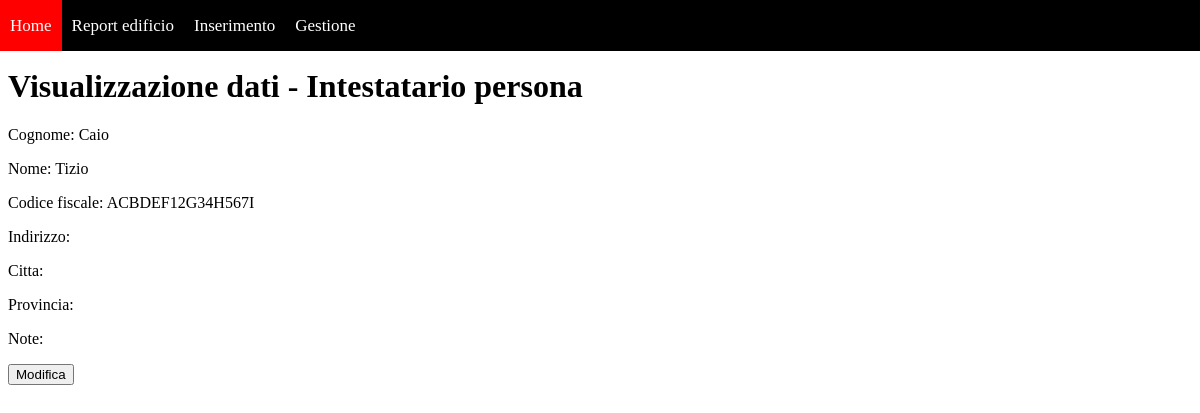
The page /reports/anagrafica.php?persona=1935 (signed in) on the database its author committed.
### tables this page shows
CREATE TABLE IF NOT EXISTS `intestatari_persone` (
  `ID` int(10) unsigned NOT NULL AUTO_INCREMENT,
  `Cognome` char(60) NOT NULL,
  `Nome` char(40) NOT NULL,
  `Codice_fiscale` char(16) NOT NULL,
  `Indirizzo` char(50) DEFAULT NULL,
  `Citta` char(40) DEFAULT NULL,
  `Provincia` char(2) DEFAULT NULL,
  `Note` varchar(255) DEFAULT NULL,
  PRIMARY KEY (`Codice_fiscale`),
  UNIQUE KEY `ID` (`ID`),
  KEY `Cognome` (`Cognome`,`Nome`)
);

### lib/db.php (called while the page is built, shortened)
<?php
    class DB extends PDO{
        public function __construct($ini = NULL) {
            $ini = $ini??parse_ini_file(INI_DIR.DB::DB_FILE, TRUE)['pe'];
        }
        public function ql($sql, $params=NULL, $fetchType = PDO::FETCH_ASSOC) {
            try {
                $stmt = $this->prepare($sql);
                $stmt->execute($params);
                $righe_estratte = [];
                while ($riga = $stmt->fetch($fetchType))
                    $righe_estratte[] = $riga;
                return $righe_estratte;
            }catch (PDOException $e){
                $this->rollback();
                throw new PDOException($e);
            }
        }
    }

### reports/anagrafica.php (the view, shortened to what this page needs)
<html>
<head>
	<link rel="stylesheet" type="text/css" href="../css/utils_bar.css">
</head>
<body style="padding-top: 60px;">
<?php
    include_once '../controls.php';
    $c = new Controls();
    $c->includeHTML('../htmlUtils/utils_bar.html');
    $sql = '';
    $id = '';
    $type = '';
    if($c->check(['persona'], $_REQUEST)){
        $sql = 'SELECT Cognome, Nome, Codice_fiscale, Indirizzo, Citta, Provincia, Note
                    FROM intestatari_persone
                    WHERE ID = ?';
        $id = $_REQUEST['persona'];
        $type = 'Intestatario persona';
    }else if($c->check(['societa'], $_REQUEST)){
        $sql = 'SELECT Intestazione, Partita_iva, Indirizzo, Citta, Provincia, Note
                    FROM intestatari_societa
                    WHERE ID = ?';
        $id = $_REQUEST['societa'];
        $type = 'Intestatario società';
    }else if($c->check(['tecnico'], $_REQUEST)){
        $sql = 'SELECT Cognome, Nome, Codice_fiscale, Partita_iva, Albo, Numero_ordine, Provncia_albo, Indirizzo, Citta, Provincia, Note
                    FROM tecnici
                    WHERE ID = ?';
        $id = $_REQUEST['tecnico'];
        $type = 'Tecnico';
    }else if($c->check(['impresa'], $_REQUEST)){
        $sql = 'SELECT Intestazione, Codice_fiscale, Partita_iva, Note
                    FROM imprese
                    WHERE ID = ?';
        $id = $_REQUEST['impresa'];
        $type = 'Impresa';
    }
    $res = $c->db->ql($sql, [$id]);
    echo isset($_REQUEST['m'])?
                '<div class="form">
                    <form method="post">
                        <h1>Modifica dati'." - $type".'</h1>
                            <div class="inner-wrap">'
                :
                '<div class="view">
                        <h1>Visualizzazione dati'." - $type".'</h1>
                            <div class="inner-wrap">';
    $res = $res[0];
    foreach ($res as $key => $value)
        echo isset($_REQUEST['m'])?
            '<label>'.str_replace('_', ' ', $key).'</label>'.generateInputFor(str_replace(' ', '_', $key), $value)
                :
            "<p><span>".str_replace('_', ' ', $key).": </span>$value</p>";
    if(isset($_REQUEST['m'])){
        echo '<button type="submit" name="m" value="2">Attua modifiche</button>
                    </form>
                </div>
            </div>';
    }else{
        echo '<form method="post">
	                   <button type="submit" name="m" value="1">Modifica</button>';
        echo '</form>';
    }
?>
</body>
</html>

### controls.php (shortened to what this page needs)
<?php
    class Controls{
        public function __construct() {
            $peINI = parse_ini_file(INI_DIR.'PE.ini');
            require_once 'lib/db.php';
            $this->db = new DB();
        }
        public function check($keys, $arr){
            foreach ($keys as $key)
                if(!(isset($arr[$key]) && ($arr[$key] == 0 || !empty($arr[$key]))))
                    return false;
            return true;
        }
        public function includeHTML($path) {
          echo file_get_contents($path);
        }
    }
?>

### css/utils_bar.css (style rules this page uses)
body { padding-top: 51px; }
.header > .navbar * { user-drag: none; -moz-user-select: none; -webkit-user-drag: none; -moz-user-drag: none; margin: 0; padding: 0; }
.header > .navbar { top: 0; left: 0; background-color: black; height: 51px; font-size: 17px; width: 100%; position: fixed; float: left; margin-bottom: 20px; z-index: 10; }
.header > .navbar ul > li { float: left; list-style-type: none; width: fit-content; padding: 0px 10px 0px 10px; text-align: left; }
.header > .navbar ul > li > a { position: RELATIVE; text-decoration: none; color: white; line-height: 300%; display: block; }
.header > .navbar .active { background-color: red; }

### rows shown on the page
intestatari_persone: Cognome "Caio", Nome "Tizio", Codice_fiscale "ACBDEF12G34H567I"

### other values the page prints
file_get_contents($path) "Home Report edificio Inserimento Gestione"
$type "Intestatario persona"
str_replace('_', ' ', $key) "Cognome"
str_replace('_', ' ', $key) "Nome"
str_replace('_', ' ', $key) "Codice fiscale"
str_replace('_', ' ', $key) "Indirizzo"
str_replace('_', ' ', $key) "Citta"
str_replace('_', ' ', $key) "Provincia"
str_replace('_', ' ', $key) "Note"
